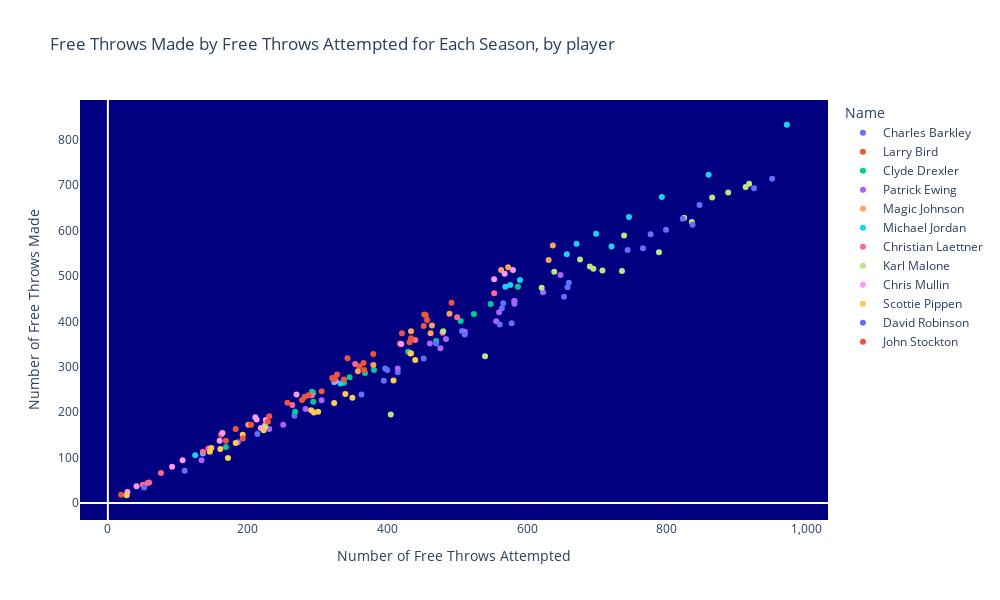

Notebook code cell kept with this figure:
### Code cell
# scatter plot showing number of free throws made by the number of free throws attempted
fig=px.scatter(df_ft, x='FTA', y='FTM', color='Name', 
               title='Free Throws Made by Free Throws Attempted for Each Season, by player', hover_data=["SEASON_ID"],
               width=1000, height=600,
               labels={"FTA": "Number of Free Throws Attempted", "FTM": "Number of Free Throws Made"}).update_layout(xaxis=dict(tickformat=",", showgrid=False),
                                                                                                                      yaxis=dict(tickformat=",", showgrid=False),
                                                                                                                      plot_bgcolor='navy') 
fig.show()

### Figure 1 — Plotly figure (JSON) as saved in the notebook; plotly's stock layout.template omitted (floating-point values rounded to 4 significant figures)
{"data": [{"customdata": [["1984-85"], ["1985-86"], ["1986-87"], ["1987-88"], ["1988-89"], ["1989-90"], ["1990-91"], ["1991-92"], ["1992-93"], ["1993-94"], ["1994-95"], ["1995-96"], ["1996-97"], ["1997-98"], ["1998-99"], ["1999-00"]], "hovertemplate": "Name=Charles Barkley<br>Number of Free Throws Attempted=%{x}<br>Number of Free Throws Made=%{y}<br>SEASON_ID=%{customdata[0]}<extra></extra>", "legendgroup": "Charles Barkley", "marker": {"color": "#636efa", "symbol": "circle"}, "mode": "markers", "name": "Charles Barkley", "orientation": "v", "showlegend": true, "type": "scatter", "x": [400, 578, 564, 951, 799, 744, 658, 653, 582, 452, 507, 566, 415, 397, 267, 110], "xaxis": "x", "y": [293, 396, 429, 714, 602, 557, 475, 454, 445, 318, 379, 440, 288, 296, 192, 71], "yaxis": "y"}, {"customdata": [["1979-80"], ["1980-81"], ["1981-82"], ["1982-83"], ["1983-84"], ["1984-85"], ["1985-86"], ["1986-87"], ["1987-88"], ["1988-89"], ["1989-90"], ["1990-91"], ["1991-92"]], "hovertemplate": "Name=Larry Bird<br>Number of Free Throws Attempted=%{x}<br>Number of Free Throws Made=%{y}<br>SEASON_ID=%{customdata[0]}<extra></extra>", "legendgroup": "Larry Bird", "marker": {"color": "#EF553B", "symbol": "circle"}, "mode": "markers", "name": "Larry Bird", "orientation": "v", "showlegend": true, "type": "scatter", "x": [360, 328, 380, 418, 421, 457, 492, 455, 453, 19, 343, 183, 162], "xaxis": "x", "y": [301, 283, 328, 351, 374, 403, 441, 414, 415, 18, 319, 163, 150], "yaxis": "y"}, {"customdata": [["1983-84"], ["1984-85"], ["1985-86"], ["1986-87"], ["1987-88"], ["1988-89"], ["1989-90"], ["1990-91"], ["1991-92"], ["1992-93"], ["1993-94"], ["1994-95"], ["1995-96"], ["1996-97"], ["1997-98"]], "hovertemplate": "Name=Clyde Drexler<br>Number of Free Throws Attempted=%{x}<br>Number of Free Throws Made=%{y}<br>SEASON_ID=%{customdata[0]}<extra></extra>", "legendgroup": "Clyde Drexler", "marker": {"color": "#00cc96", "symbol": "circle"}, "mode": "markers", "name": "Clyde Drexler", "orientation": "v", "showlegend": true, "type": "scatter", "x": [169, 294, 381, 470, 587, 548, 430, 524, 505, 292, 368, 294, 338, 268, 346], "xaxis": "x", "y": [123, 223, 293, 357, 476, 438, 333, 416, 401, 245, 286, 242, 265, 201, 277], "yaxis": "y"}, {"customdata": [["1985-86"], ["1986-87"], ["1987-88"], ["1988-89"], ["1989-90"], ["1990-91"], ["1991-92"], ["1992-93"], ["1993-94"], ["1994-95"], ["1995-96"], ["1996-97"], ["1997-98"], ["1998-99"], ["1999-00"], ["2000-01"], ["2001-02"]], "hovertemplate": "Name=Patrick Ewing<br>Number of Free Throws Attempted=%{x}<br>Number of Free Throws Made=%{y}<br>SEASON_ID=%{customdata[0]}<extra></extra>", "legendgroup": "Patrick Ewing", "marker": {"color": "#ab63fa", "symbol": "circle"}, "mode": "markers", "name": "Patrick Ewing", "orientation": "v", "showlegend": true, "type": "scatter", "x": [306, 415, 476, 484, 648, 623, 511, 556, 582, 560, 461, 582, 186, 231, 283, 251, 134], "xaxis": "x", "y": [226, 296, 341, 361, 502, 464, 377, 400, 445, 420, 351, 439, 134, 163, 207, 172, 94], "yaxis": "y"}, {"customdata": [["1979-80"], ["1980-81"], ["1981-82"], ["1982-83"], ["1983-84"], ["1984-85"], ["1985-86"], ["1986-87"], ["1987-88"], ["1988-89"], ["1989-90"], ["1990-91"], ["1995-96"]], "hovertemplate": "Name=Magic Johnson<br>Number of Free Throws Attempted=%{x}<br>Number of Free Throws Made=%{y}<br>SEASON_ID=%{customdata[0]}<extra></extra>", "legendgroup": "Magic Johnson", "marker": {"color": "#FFA15A", "symbol": "circle"}, "mode": "markers", "name": "Magic Johnson", "orientation": "v", "showlegend": true, "type": "scatter", "x": [462, 225, 433, 380, 358, 464, 434, 631, 489, 563, 637, 573, 201], "xaxis": "x", "y": [374, 171, 329, 304, 290, 391, 378, 535, 417, 513, 567, 519, 172], "yaxis": "y"}, {"customdata": [["1984-85"], ["1985-86"], ["1986-87"], ["1987-88"], ["1988-89"], ["1989-90"], ["1990-91"], ["1991-92"], ["1992-93"], ["1994-95"], ["1995-96"], ["1996-97"], ["1997-98"], ["2001-02"], ["2002-03"]], "hovertemplate": "Name=Michael Jordan<br>Number of Free Throws Attempted=%{x}<br>Number of Free Throws Made=%{y}<br>SEASON_ID=%{customdata[0]}<extra></extra>", "legendgroup": "Michael Jordan", "marker": {"color": "#19d3f3", "symbol": "circle"}, "mode": "markers", "name": "Michael Jordan", "orientation": "v", "showlegend": true, "type": "scatter", "x": [746, 125, 972, 860, 793, 699, 671, 590, 569, 136, 657, 576, 721, 333, 324], "xaxis": "x", "y": [630, 105, 833, 723, 674, 593, 571, 491, 476, 109, 548, 480, 565, 263, 266], "yaxis": "y"}, {"customdata": [["1992-93"], ["1993-94"], ["1994-95"], ["1995-96"], ["1996-97"], ["1997-98"], ["1998-99"], ["1999-00"], ["2000-01"], ["2001-02"], ["2002-03"], ["2003-04"], ["2004-05"]], "hovertemplate": "Name=Christian Laettner<br>Number of Free Throws Attempted=%{x}<br>Number of Free Throws Made=%{y}<br>SEASON_ID=%{customdata[0]}<extra></extra>", "legendgroup": "Christian Laettner", "marker": {"color": "#FF6692", "symbol": "circle"}, "mode": "markers", "name": "Christian Laettner", "orientation": "v", "showlegend": true, "type": "scatter", "x": [553, 479, 500, 264, 440, 354, 57, 292, 136, 76, 144, 50, 59], "xaxis": "x", "y": [462, 375, 409, 216, 359, 306, 44, 237, 113, 66, 120, 40, 45], "yaxis": "y"}, {"customdata": [["1985-86"], ["1986-87"], ["1987-88"], ["1988-89"], ["1989-90"], ["1990-91"], ["1991-92"], ["1992-93"], ["1993-94"], ["1994-95"], ["1995-96"], ["1996-97"], ["1997-98"], ["1998-99"], ["1999-00"], ["2000-01"], ["2001-02"], ["2002-03"], ["2003-04"]], "hovertemplate": "Name=Karl Malone<br>Number of Free Throws Attempted=%{x}<br>Number of Free Throws Made=%{y}<br>SEASON_ID=%{customdata[0]}<extra></extra>", "legendgroup": "Karl Malone", "marker": {"color": "#B6E880", "symbol": "circle"}, "mode": "markers", "name": "Karl Malone", "orientation": "v", "showlegend": true, "type": "scatter", "x": [405, 540, 789, 918, 913, 888, 865, 836, 736, 695, 708, 690, 825, 480, 739, 676, 639, 621, 225], "xaxis": "x", "y": [195, 323, 552, 703, 696, 684, 673, 619, 511, 516, 512, 521, 628, 378, 589, 536, 509, 474, 168], "yaxis": "y"}, {"customdata": [["1985-86"], ["1986-87"], ["1987-88"], ["1988-89"], ["1989-90"], ["1990-91"], ["1991-92"], ["1992-93"], ["1993-94"], ["1994-95"], ["1995-96"], ["1996-97"], ["1997-98"], ["1998-99"], ["1999-00"], ["2000-01"]], "hovertemplate": "Name=Chris Mullin<br>Number of Free Throws Attempted=%{x}<br>Number of Free Throws Made=%{y}<br>SEASON_ID=%{customdata[0]}<extra></extra>", "legendgroup": "Chris Mullin", "marker": {"color": "#FF97FF", "symbol": "circle"}, "mode": "markers", "name": "Chris Mullin", "orientation": "v", "showlegend": true, "type": "scatter", "x": [211, 326, 270, 553, 568, 580, 420, 226, 219, 107, 160, 213, 164, 92, 41, 28], "xaxis": "x", "y": [189, 269, 239, 493, 505, 513, 350, 183, 165, 94, 137, 184, 154, 80, 37, 24], "yaxis": "y"}, {"customdata": [["1987-88"], ["1988-89"], ["1989-90"], ["1990-91"], ["1991-92"], ["1992-93"], ["1993-94"], ["1994-95"], ["1995-96"], ["1996-97"], ["1997-98"], ["1998-99"], ["1999-00"], ["2000-01"], ["2001-02"], ["2002-03"], ["2003-04"]], "hovertemplate": "Name=Scottie Pippen<br>Number of Free Throws Attempted=%{x}<br>Number of Free Throws Made=%{y}<br>SEASON_ID=%{customdata[0]}<extra></extra>", "legendgroup": "Scottie Pippen", "marker": {"color": "#FECB52", "symbol": "circle"}, "mode": "markers", "name": "Scottie Pippen", "orientation": "v", "showlegend": true, "type": "scatter", "x": [172, 301, 295, 340, 434, 350, 409, 440, 324, 291, 193, 183, 223, 161, 146, 148, 27], "xaxis": "x", "y": [99, 201, 199, 240, 330, 232, 270, 315, 220, 204, 150, 132, 160, 119, 113, 121, 17], "yaxis": "y"}, {"customdata": [["1989-90"], ["1990-91"], ["1991-92"], ["1992-93"], ["1993-94"], ["1994-95"], ["1995-96"], ["1996-97"], ["1997-98"], ["1998-99"], ["1999-00"], ["2000-01"], ["2001-02"], ["2002-03"]], "hovertemplate": "Name=David Robinson<br>Number of Free Throws Attempted=%{x}<br>Number of Free Throws Made=%{y}<br>SEASON_ID=%{customdata[0]}<extra></extra>", "legendgroup": "David Robinson", "marker": {"color": "#636efa", "symbol": "circle"}, "mode": "markers", "name": "David Robinson", "orientation": "v", "showlegend": true, "type": "scatter", "x": [837, 777, 561, 766, 925, 847, 823, 52, 660, 363, 511, 470, 395, 214], "xaxis": "x", "y": [613, 592, 393, 561, 693, 656, 626, 34, 485, 239, 371, 351, 269, 152], "yaxis": "y"}, {"customdata": [["1984-85"], ["1985-86"], ["1986-87"], ["1987-88"], ["1988-89"], ["1989-90"], ["1990-91"], ["1991-92"], ["1992-93"], ["1993-94"], ["1994-95"], ["1995-96"], ["1996-97"], ["1997-98"], ["1998-99"], ["1999-00"], ["2000-01"], ["2001-02"], ["2002-03"]], "hovertemplate": "Name=John Stockton<br>Number of Free Throws Attempted=%{x}<br>Number of Free Throws Made=%{y}<br>SEASON_ID=%{customdata[0]}<extra></extra>", "legendgroup": "John Stockton", "marker": {"color": "#EF553B", "symbol": "circle"}, "mode": "markers", "name": "John Stockton", "orientation": "v", "showlegend": true, "type": "scatter", "x": [193, 205, 229, 324, 452, 432, 434, 366, 367, 338, 306, 282, 325, 231, 169, 257, 278, 321, 287], "xaxis": "x", "y": [142, 172, 179, 272, 390, 354, 363, 308, 293, 272, 246, 234, 275, 191, 137, 221, 227, 275, 237], "yaxis": "y"}], "layout": {"height": 600, "legend": {"title": {"text": "Name"}, "tracegroupgap": 0}, "plot_bgcolor": "navy", "title": {"text": "Free Throws Made by Free Throws Attempted for Each Season, by player"}, "width": 1000, "xaxis": {"anchor": "y", "domain": [0, 1], "showgrid": false, "tickformat": ",", "title": {"text": "Number of Free Throws Attempted"}}, "yaxis": {"anchor": "x", "domain": [0, 1], "showgrid": false, "tickformat": ",", "title": {"text": "Number of Free Throws Made"}}}}
